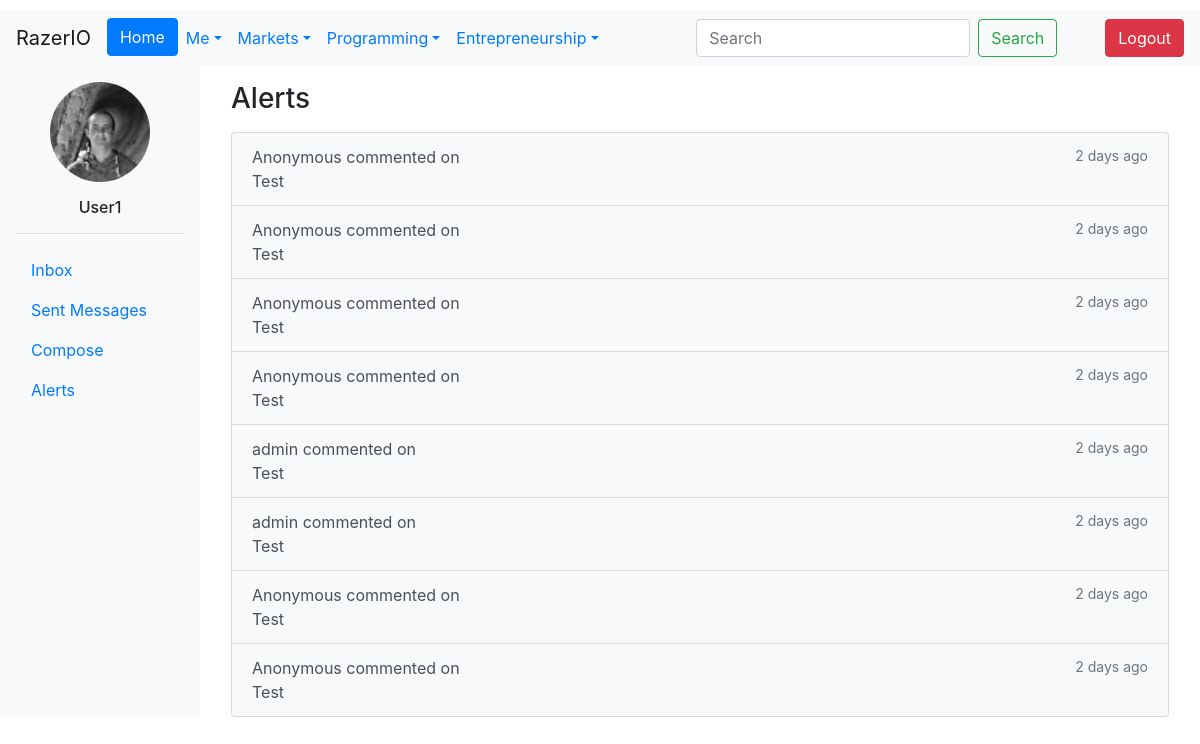
Page /alerts/ (signed in) on the earlier database version.
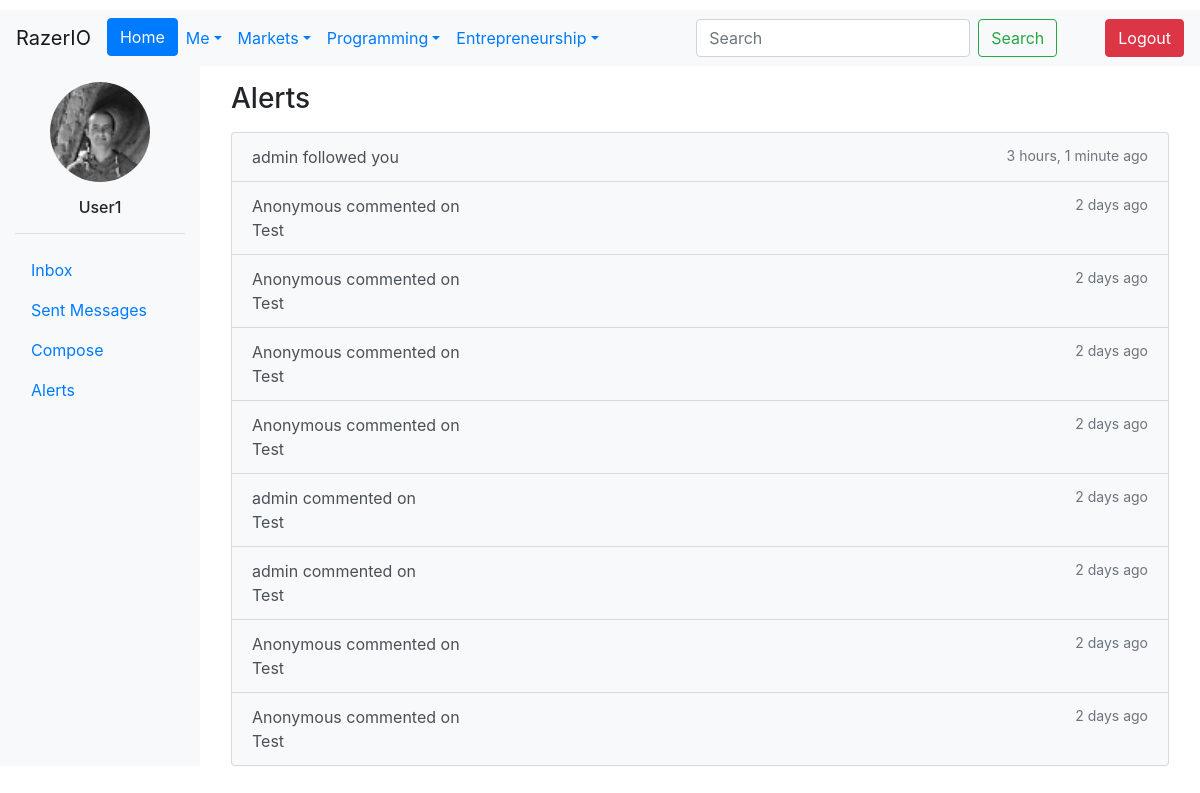
Same page on the later database version.
### MessagingAlerts/models.py (models this page shows, shortened)
class Alert(models.Model):
    recipient = models.ForeignKey(User, related_name='notifications', on_delete=models.CASCADE)
    actor = models.ForeignKey(User, related_name='+', on_delete=models.CASCADE, null=True, blank=True)
    verb = models.CharField(max_length=255)
    target = models.URLField(null=True, blank=True)
    read = models.BooleanField(default=False)
    timestamp = models.DateTimeField(auto_now_add=True)
    class Meta:
        ordering = ('-timestamp',)

### Users/models.py (models this page shows, shortened)
class CustomUser(AbstractUser):
    Bio = models.CharField(max_length=240, default='')
    Salary = models.IntegerField(default=0)
    Company = models.ForeignKey('Company.Company', on_delete=models.CASCADE,
                                   null=True, blank=True)
    Country = models.ForeignKey(Country, on_delete=models.CASCADE, null=True)
    Region = models.ForeignKey(Region, on_delete=models.CASCADE, null=True)
    ProfilePic = models.ImageField(upload_to=upload_to, null=True, blank=True)
    Skill = models.ManyToManyField(Skill, through="User_Skill")

### MessagingAlerts/views.py (the view)
# urls.py: path('alerts/', alerts, name='alerts'),
@login_required
def alerts(request):
    unread_alerts = Alert.objects.filter(recipient=request.user, read=False)
    return render(request, 'alerts.html', {'alerts': unread_alerts})

### templates/alerts.html
{% extends 'base.html' %}
{% load static %}
{% block content %}
<div class="container-fluid">
  <div class="row">
<div class="col-md-2 col-sm-3 bg-light">
  <div class="pt-3">
{% if request.user.ProfilePic %}
  <img src="{{ request.user.ProfilePic.url }}" alt="Profile Image" class="rounded-circle mx-auto d-block img-fluid" width="100">
{% else %}
  <img src="{% static 'img/pfp.jpg' %}" alt="Profile Image" class="rounded-circle mx-auto d-block img-fluid" width="100">
{% endif %}
    <h6 class="text-center mt-3">{{ request.user.username }}</h6>
  </div>
  <hr>
  <ul class="nav flex-column">
      <li class="nav-item">
        <a class="nav-link" href="{% url 'inbox' %}">Inbox</a>
      </li>
      <li class="nav-item">
        <a class="nav-link" href="{% url 'outbox' %}">Sent Messages</a>
      </li>
      <li class="nav-item">
        <a class="nav-link" href="{% url 'new_conversation' %}">Compose</a>
      </li>
      <li class="nav-item">
        <a class="nav-link active" href="{% url 'alerts' %}">Alerts</a>
      </li>
    </ul>
</div>
<div class="col-md-10 col-sm-9">
  <div class="pt-3 px-3">
    <h3 class="mb-3">Alerts</h3>
    {% if alerts %}
    <div class="list-group">
      {% for alert in alerts %}
      <a href="#" class="list-group-item list-group-item-action{% if not alert.read %} bg-light{% endif %}">
        <div class="d-flex justify-content-between">
          <div class="fw-bold">{{ alert.actor.username }} {{ alert.verb }}</div>
          <small class="text-muted">{{ alert.timestamp|timesince }} ago</small>
        </div>
        {% if alert.target %}
        <div>{{ alert.target }}</div>
        {% endif %}
      </a>
      {% endfor %}
    </div>
    {% else %}
    <p class="lead">No new alerts.</p>
    {% endif %}
  </div>
</div>
  </div>
</div>
{% endblock %}

Differences in the rows shown:
added Alert: actor.username "admin", verb "followed you", timestamp "3 hours, 1 minute"
